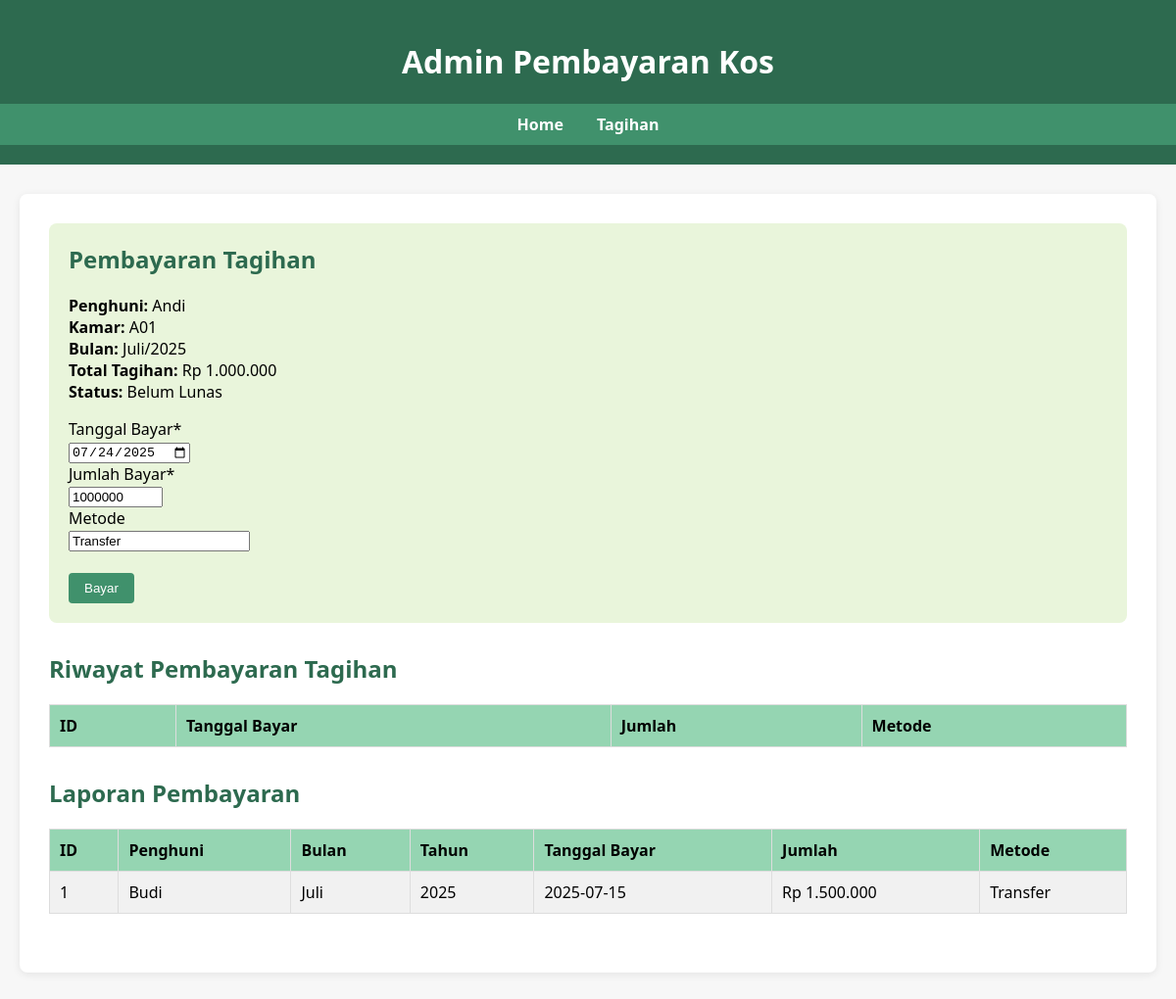
/admin/admin_pembayaran.php?id_tagihan=1, run on the app's committed database.
### tables this page shows
CREATE TABLE tb_tagihan (
    id_tagihan INT AUTO_INCREMENT PRIMARY KEY,
    id_kmr_penghuni INT,
    bulan VARCHAR(20),
    tahun INT,
    total INT,
    status VARCHAR(20),
    FOREIGN KEY (id_kmr_penghuni) REFERENCES tb_kmr_penghuni(id_kmr_penghuni) ON DELETE CASCADE
);

CREATE TABLE tb_penghuni (
    id_penghuni INT AUTO_INCREMENT PRIMARY KEY,
    nama VARCHAR(100) NOT NULL,
    alamat VARCHAR(255),
    no_hp VARCHAR(20),
    tanggal_masuk DATE
);

CREATE TABLE tb_kamar (
    id_kamar INT AUTO_INCREMENT PRIMARY KEY,
    no_kamar VARCHAR(10) NOT NULL,
    tipe VARCHAR(50),
    harga INT
);

CREATE TABLE tb_bayar (
    id_bayar INT AUTO_INCREMENT PRIMARY KEY,
    id_tagihan INT,
    tanggal_bayar DATE,
    jumlah INT,
    metode VARCHAR(50),
    FOREIGN KEY (id_tagihan) REFERENCES tb_tagihan(id_tagihan) ON DELETE CASCADE
);

### admin/admin_pembayaran.php (the view, shortened to what this page needs)
<?php
include '../config/config.php';
$id_tagihan = isset($_GET['id_tagihan']) ? intval($_GET['id_tagihan']) : 0;
$q_tagihan = mysqli_query($conn, "SELECT t.*, p.nama, k.no_kamar FROM tb_tagihan t JOIN tb_kmr_penghuni kp ON t.id_kmr_penghuni=kp.id_kmr_penghuni JOIN tb_penghuni p ON kp.id_penghuni=p.id_penghuni JOIN tb_kamar k ON kp.id_kamar=k.id_kamar WHERE t.id_tagihan='$id_tagihan'");
$tagihan = mysqli_fetch_assoc($q_tagihan);
$total_bayar = 0;
$status = ($total_bayar >= $tagihan['total']) ? 'Lunas' : 'Belum Lunas';
mysqli_query($conn, "UPDATE tb_tagihan SET status='$status' WHERE id_tagihan='$id_tagihan'");
$q_laporan = mysqli_query($conn, "SELECT b.*, t.bulan, t.tahun, p.nama FROM tb_bayar b JOIN tb_tagihan t ON b.id_tagihan=t.id_tagihan JOIN tb_kmr_penghuni kp ON t.id_kmr_penghuni=kp.id_kmr_penghuni JOIN tb_penghuni p ON kp.id_penghuni=p.id_penghuni ORDER BY b.tanggal_bayar DESC");
?>
<!DOCTYPE html>
<html lang="id">
<head>
    <link rel="stylesheet" href="../public/style.css">
</head>
<body>
    <div class="header">
        <h1>Admin Pembayaran Kos</h1>
        <nav>
            <a href="../index.php">Home</a>
            <a href="admin_tagihan.php">Tagihan</a>
        </nav>
    </div>
    <div class="container">
        <?php if($tagihan): ?>
        <div class="form-box">
            <h2>Pembayaran Tagihan</h2>
            <p><b>Penghuni:</b> <?= htmlspecialchars($tagihan['nama']) ?><br>
            <b>Kamar:</b> <?= htmlspecialchars($tagihan['no_kamar']) ?><br>
            <b>Bulan:</b> <?= htmlspecialchars($tagihan['bulan']) ?>/<?= htmlspecialchars($tagihan['tahun']) ?><br>
            <b>Total Tagihan:</b> Rp <?= number_format($tagihan['total'],0,',','.') ?><br>
            <b>Status:</b> <?= $status ?></p>
            <form method="post" action="../controller/proses.php">
                <label>Tanggal Bayar*</label><br>
                <input type="date" name="tanggal_bayar" required value="<?= date('Y-m-d') ?>"><br>
                <label>Jumlah Bayar*</label><br>
                <input type="number" name="jumlah" required min="1" max="<?= $tagihan['total']-$total_bayar ?>" value="<?= $tagihan['total']-$total_bayar ?>"><br>
                <label>Metode</label><br>
                <input type="text" name="metode" value="Transfer"><br><br>
                <button class="btn" type="submit" name="bayar_tagihan">Bayar</button>
            </form>
        </div>
        <h2>Riwayat Pembayaran Tagihan</h2>
        <table>
            <tr>
                <th>ID</th><th>Tanggal Bayar</th><th>Jumlah</th><th>Metode</th>
            </tr>
        </table>
        <?php endif; ?>
        <h2>Laporan Pembayaran</h2>
        <table>
            <tr>
                <th>ID</th><th>Penghuni</th><th>Bulan</th><th>Tahun</th><th>Tanggal Bayar</th><th>Jumlah</th><th>Metode</th>
            </tr>
            <?php while($row = mysqli_fetch_assoc($q_laporan)): ?>
            <tr>
                <td><?= $row['id_bayar'] ?></td>
                <td><?= htmlspecialchars($row['nama']) ?></td>
                <td><?= htmlspecialchars($row['bulan']) ?></td>
                <td><?= htmlspecialchars($row['tahun']) ?></td>
                <td><?= htmlspecialchars($row['tanggal_bayar']) ?></td>
                <td>Rp <?= number_format($row['jumlah'],0,',','.') ?></td>
                <td><?= htmlspecialchars($row['metode']) ?></td>
            </tr>
            <?php endwhile; ?>
        </table>
    </div>
</body>
</html>

### public/style.css (style rules this page uses)
body { font-family: 'Segoe UI', Arial, sans-serif; background: #f7f7f7; margin: 0; padding: 0; }
.header { background: #2d6a4f; color: #fff; padding: 20px 0; text-align: center; }
nav { background: #40916c; padding: 10px 0; text-align: center; }
nav a { color: #fff; text-decoration: none; margin: 0 15px; font-weight: bold; transition: color 0.2s; }
.container { max-width: 1100px; margin: 30px auto; background: #fff; border-radius: 8px; box-shadow: 0 2px 8px rgba(0,0,0,0.08); padding: 30px; }
h2 { color: #2d6a4f; margin-top: 0; }
table { width: 100%; border-collapse: collapse; margin-bottom: 30px; }
th, td { border: 1px solid #ddd; padding: 10px; text-align: left; }
th { background: #95d5b2; }
tr:nth-child(even) { background: #f1f1f1; }

### admin/admin_pembayaran.php (style rules this page uses)
.form-box { background:#e9f5db;padding:20px;border-radius:8px;margin-bottom:30px; }
.btn { background:#40916c;color:#fff;padding:8px 16px;border:none;border-radius:4px;cursor:pointer; }

### data on the page
tb_tagihan: tb_penghuni.nama "Andi", tb_kamar.no_kamar "A01", bulan "Juli", tahun "2025", total "1.000.000", total "Belum Lunas", jumlah "1000000"
tb_bayar: id_bayar "1", tb_penghuni.nama "Budi", id_tagihan.bulan "Juli", id_tagihan.tahun "2025", tanggal_bayar "2025-07-15", jumlah "1.500.000", metode "Transfer"
